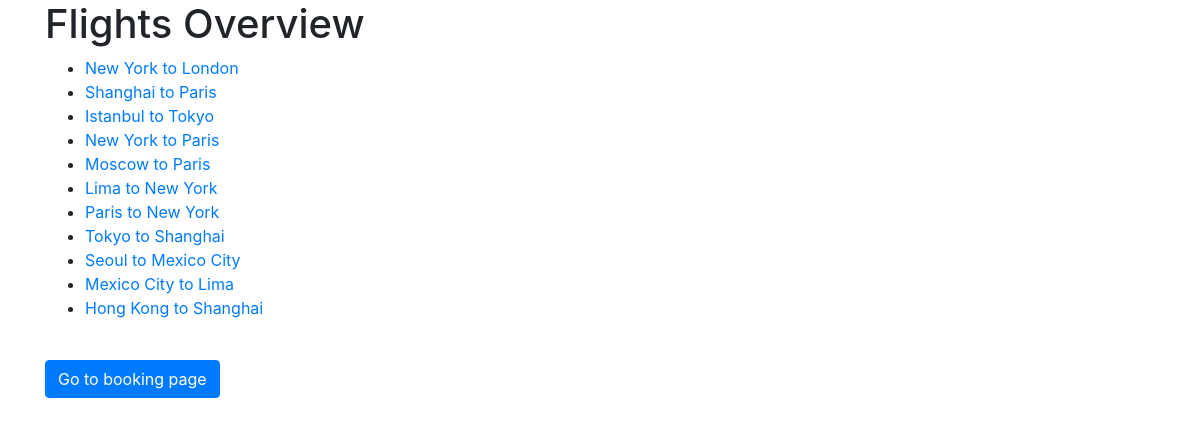
The page /flights on the database its author committed.
### tables this page shows
CREATE TABLE flights (
    id SERIAL PRIMARY KEY,
    origin VARCHAR NOT NULL,
    destination VARCHAR NOT NULL,
    duration INTEGER NOT NULL
);

### application.py (the view)
@app.route("/flights")
def flights():
    flights = db.execute("SELECT * FROM flights").fetchall()
    return render_template("flightsoverview.html", flights=flights)

### templates/flightsoverview.html (shortened to what this page needs)
{% extends "layout.html" %}
{% block body %}
    <h1>Flights Overview</h1>
    <ul>
        {% for flight in flights %}
            <li>
                <a href="{{ url_for('flight', flight_id=flight.id) }}">
                    {{ flight.origin }} to {{ flight.destination }}
                </a>
            </li>
        {% endfor %}
    </ul>
    <br>
    <div>
        <form action="{{ url_for('index') }}">
            <div class="form-group">
                <button class="btn btn-primary">Go to booking page</button>
            </div>
        </form>
    </div>
{% endblock %}

### templates/layout.html (shortened to what this page needs)
<!DOCTYPE html>
<html>
    <head>
        <link rel="stylesheet" href="https://maxcdn.bootstrapcdn.com/bootstrap/4.0.0-beta.3/css/bootstrap.min.css">
    </head>
    <body>
        <div class="container">
            {% block body %}
            {% endblock %}
        </div>
    </body>
</html>

### rows shown on the page
flights: origin "New York", destination "London"
flights: origin "Shanghai", destination "Paris"
flights: origin "Istanbul", destination "Tokyo"
flights: origin "New York", destination "Paris"
flights: origin "Moscow", destination "Paris"
flights: origin "Lima", destination "New York"
flights: origin "Paris", destination "New York"
flights: origin "Tokyo", destination "Shanghai"
flights: origin "Seoul", destination "Mexico City"
flights: origin "Mexico City", destination "Lima"
flights: origin "Hong Kong", destination "Shanghai"
